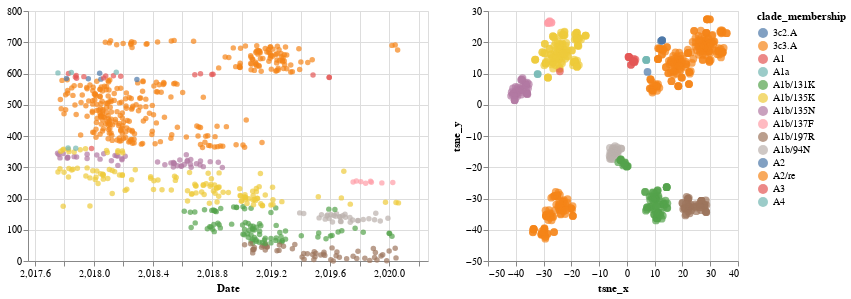

The code cell stored with this chart in its notebook:
### Code cell
list_of_chart = linking_tree_with_plots_brush(
    merged_tsne_df,
    ['tsne_x','tsne_y'],
    ['tsne_x','tsne_y'],
    'clade_membership',
    ["clade_membership:N","strain:N"]
)
chart = list_of_chart[0]|list_of_chart[1]
chart
#chart.save("docs/TSNE" + virus_name + "Brush.html")

### Figure 1 — Vega-Lite specification as saved in the notebook (floating-point values rounded to 4 significant figures; data arrays with more than 128 entries replaced by an {"elided": "..."} marker saying what was removed)
{"$schema": "https://vega.github.io/schema/vega-lite/v3.4.0.json", "config": {"mark": {"tooltip": null}, "view": {"height": 300, "width": 400}}, "data": {"name": "data-14bc9aff97ffaf63d0e9f8edbc13e7ea"}, "datasets": {"data-14bc9aff97ffaf63d0e9f8edbc13e7ea": {"elided": "707 records"}}, "hconcat": [{"encoding": {"color": {"condition": {"field": "clade_membership", "selection": "selector017", "type": "nominal"}, "value": "gray"}, "tooltip": [{"field": "clade_membership", "type": "nominal"}, {"field": "strain", "type": "nominal"}], "x": {"field": "date", "scale": {"domain": [2018.0, 2020.0]}, "title": "Date", "type": "quantitative"}, "y": {"field": "y", "title": "", "type": "quantitative"}}, "height": 250, "mark": "circle", "selection": {"selector017": {"resolve": "global", "type": "interval"}}, "width": 400}, {"encoding": {"color": {"condition": {"field": "clade_membership", "selection": "selector017", "type": "nominal"}, "value": "gray"}, "tooltip": [{"field": "clade_membership", "type": "nominal"}, {"field": "strain", "type": "nominal"}], "x": {"field": "tsne_x", "title": "tsne_x", "type": "quantitative"}, "y": {"field": "tsne_y", "title": "tsne_y", "type": "quantitative"}}, "height": 250, "mark": {"size": 60, "type": "circle"}, "selection": {"selector017": {"resolve": "global", "type": "interval"}}, "width": 250}]}
